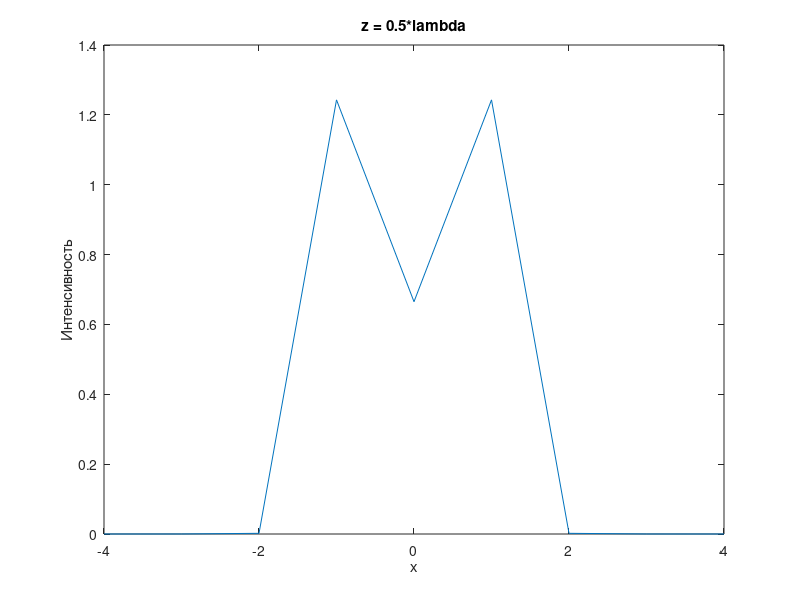
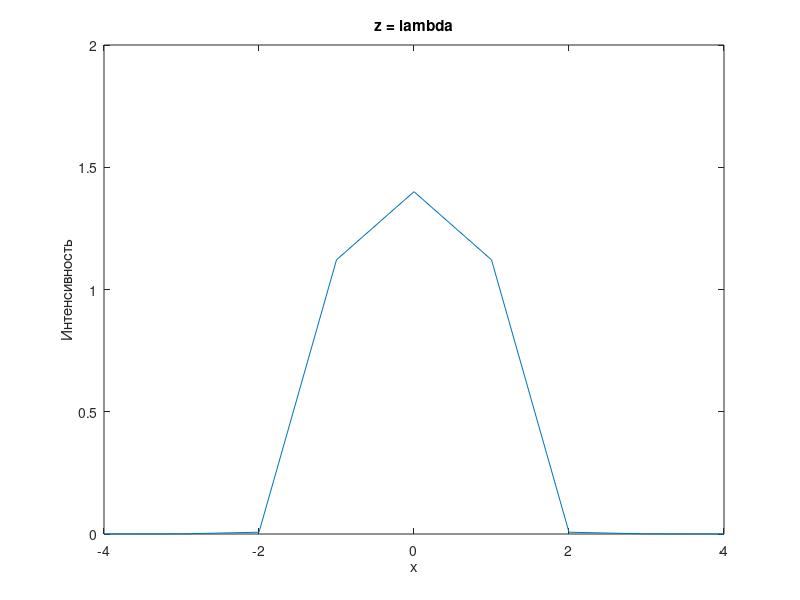
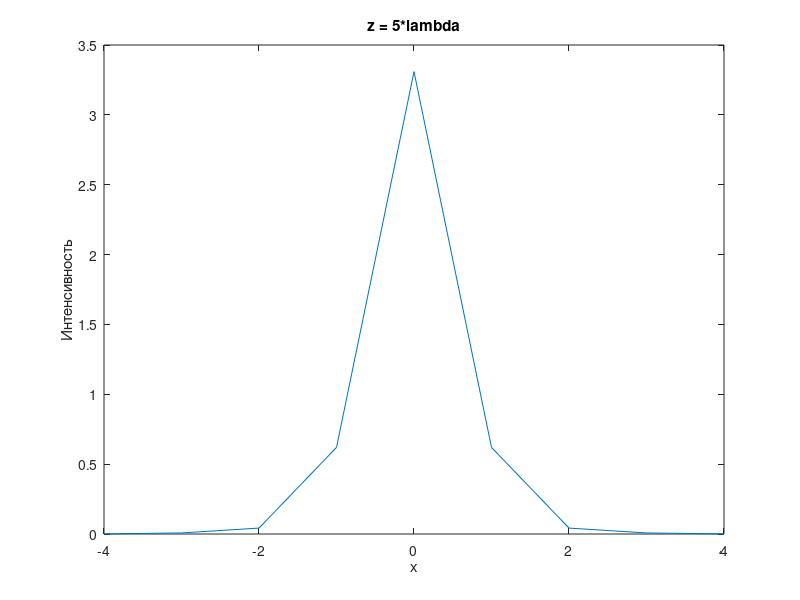
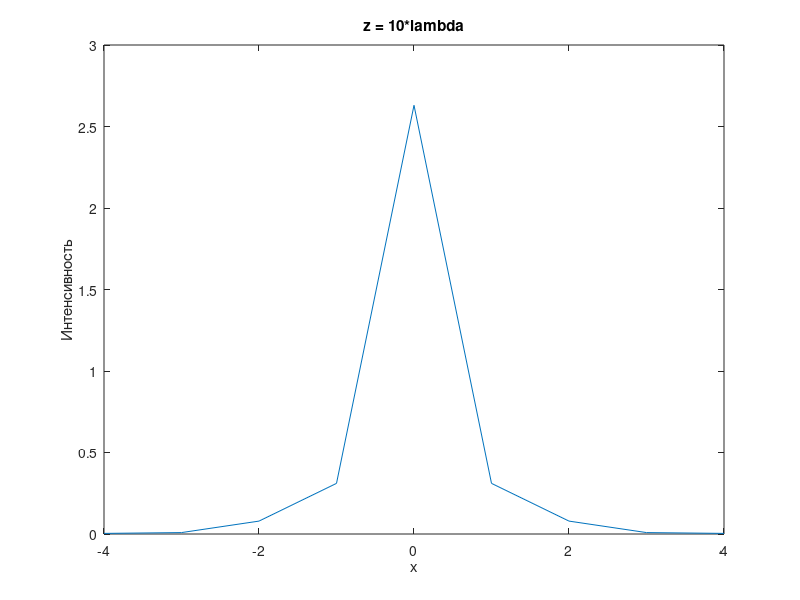

Write the MATLAB code that produced these figures, in order.
close all;
clear all;
coef = 1; #регулировка четкости картинки
lambda = 0.532 * coef; % длина волны
k = (2 * pi)/lambda; % волновое число
window_size = 4; % размер получаемых изображений
R = 2.5 * lambda;
z1 = 0.5*lambda; % расстояния от экрана
z2 = lambda;
z3 = 5*lambda;
z4 = 10*lambda;
z5 = 50*lambda;

% матрицы для результирующих полей
U1 = zeros(2*window_size*coef, 2*window_size*coef);
U2 = zeros(2*window_size*coef, 2*window_size*coef);
U3 = zeros(2*window_size*coef, 2*window_size*coef);
U4 = zeros(2*window_size*coef, 2*window_size*coef);


for i = 1:(2*window_size*coef + 1)
  for j = 1:(2*window_size*coef + 1)

    X = i-(window_size*coef + 1);
    Y = j-(window_size*coef + 1);

    % подынтегральные функции
    int1 = @(x,y) exp(1i*k*z1).*(exp(1i.*k.*(sqrt((X-x).^2+(Y-y).^2+z1.^2)))./((X-x).^2+(Y-y).^2+z1.^2)).*(1+(1i./(k.*sqrt((X-x).^2+(Y-y).^2+z1.^2))));
    int2 = @(x,y) exp(1i*k*z2).*(exp(1i.*k.*(sqrt((X-x).^2+(Y-y).^2+z2.^2)))./((X-x).^2+(Y-y).^2+z2.^2)).*(1+(1i./(k.*sqrt((X-x).^2+(Y-y).^2+z2.^2))));
    int3 = @(x,y) exp(1i*k*z3).*(exp(1i.*k.*(sqrt((X-x).^2+(Y-y).^2+z3.^2)))./((X-x).^2+(Y-y).^2+z3.^2)).*(1+(1i./(k.*sqrt((X-x).^2+(Y-y).^2+z3.^2))));
    int4 = @(x,y) exp(1i*k*z4).*(exp(1i.*k.*(sqrt((X-x).^2+(Y-y).^2+z4.^2)))./((X-x).^2+(Y-y).^2+z4.^2)).*(1+(1i./(k.*sqrt((X-x).^2+(Y-y).^2+z4.^2))));
    int5 = @(x,y) exp(1i*k*z5).*(exp(1i.*k.*(sqrt((X-x).^2+(Y-y).^2+z5.^2)))./((X-x).^2+(Y-y).^2+z5.^2)).*(1+(1i./(k.*sqrt((X-x).^2+(Y-y).^2+z5.^2))));
    % вычисление интегралов Рэлея-Зоммерфельда первого рода
    U1(i,j) = integral2(int1,-R,R, @(j)-sqrt(R^2 - j.^2), @(j)sqrt(R^2 - j.^2));%круглая апертура
    U2(i,j) = integral2(int2,-R,R, @(j)-sqrt(R^2 - j.^2), @(j)sqrt(R^2 - j.^2));
    U3(i,j) = integral2(int3,-R,R, @(j)-sqrt(R^2 - j.^2), @(j)sqrt(R^2 - j.^2));
    U4(i,j) = integral2(int4,-R,R, @(j)-sqrt(R^2 - j.^2), @(j)sqrt(R^2 - j.^2));
    U5(i,j) = integral2(int5,-R,R, @(j)-sqrt(R^2 - j.^2), @(j)sqrt(R^2 - j.^2));
  end
end

U1 = (-(1i*k*z1)/(2*pi)).*U1;
U2 = (-(1i*k*z2)/(2*pi)).*U2;
U3 = (-(1i*k*z3)/(2*pi)).*U3;
U4 = (-(1i*k*z4)/(2*pi)).*U4;
U5 = (-(1i*k*z5)/(2*pi)).*U5;
#вычисляем интенсивность
center_row = round(size(U1, 1) / 2);
intensity = U1(center_row, :) .* conj(U1(center_row, :));
x_axis = linspace(-window_size, window_size, length(intensity));


figure(1);
plot(x_axis, real(intensity));
xlabel('x');
ylabel('Интенсивность');
title('z = 0.5*lambda');


center_row = round(size(U2, 1) / 2);
intensity = U2(center_row, :) .* conj(U2(center_row, :));
x_axis = linspace(-window_size, window_size, length(intensity));

figure(2);
plot(x_axis, real(intensity));
xlabel('x');
ylabel('Интенсивность');
title('z = lambda');


center_row = round(size(U3, 1) / 2);
intensity = U3(center_row, :) .* conj(U3(center_row, :));
x_axis = linspace(-window_size, window_size, length(intensity));

figure(3);
plot(x_axis, real(intensity));
xlabel('x');
ylabel('Интенсивность');
title('z = 5*lambda');


center_row = round(size(U4, 1) / 2);
intensity = U4(center_row, :) .* conj(U4(center_row, :));
x_axis = linspace(-window_size, window_size, length(intensity));

figure(4);
plot(x_axis, real(intensity));
xlabel('x');
ylabel('Интенсивность');
title('z = 10*lambda');


center_row = round(size(U5, 1) / 2);
intensity = U5(center_row, :) .* conj(U5(center_row, :));
x_axis = linspace(-window_size, window_size, length(intensity));

figure(5);
plot(x_axis, real(intensity));
xlabel('x');
ylabel('Интенсивность');
title('z = 50*lambda');

%figure(6);
%plot(r, airy_10);
%xlabel('x');
%ylabel('Интенсивность');
%title('z = 10*lambda (airy)');


%figure(7);
%plot(r, airy_50);
%xlabel('x');
%ylabel('Интенсивность');
%title('z = 50*lambda (airy)');



r = linspace(-window_size, window_size, 100)#распределение
%Дифракция Фраунгофера
airy_10 = (besselj(1, k * 2 * R * r / (2 * z4)) ./ (k * 2 * R * r / (2 * z4))).^2;
airy_50 = (besselj(1, k * 2 * R * r / (2 * z5)) ./ (k * 2 * R * r / (2 * z5))).^2;

% Обработка случая, когда знаменатель равен нулю (в центре)
airy_10(r == 0) = 1;
airy_50(r == 0) = 1;

center_row = round(size(U4, 1) / 2);
intensity = U4(center_row, :) .* conj(U4(center_row, :));
r = linspace(0, 3, length(airy_10));
original_x = linspace(0, 3, length(intensity));
interp_intensity = interp1(original_x, intensity, r, 'linear', 'extrap');
normalized_airy = airy_10 / max(airy_10);
normalized_intensity = interp_intensity / max(interp_intensity);


figure(6);
plot(r, normalized_intensity, 'b', 'DisplayName', 'RS-I');
hold on;
plot(r, normalized_airy, 'r', 'DisplayName', 'Airy');
xlabel('r');
ylabel('Интенсивность');
title('Сравнение интенсивности (RS-1, Airy) при z = 10lambda');
legend show;
% Настройка границ осей
%axis([0, 3, 0, 1]); % [xmin xmax ymin ymax]


center_row = round(size(U5, 1) / 2);
intensity = U5(center_row, :) .* conj(U5(center_row, :));
r = linspace(0, 15, length(airy_50));
original_x = linspace(0, 15, length(intensity));
interp_intensity = interp1(original_x, intensity, r, 'linear', 'extrap');
normalized_airy = airy_50 / max(airy_50);
normalized_intensity = interp_intensity / max(interp_intensity);


figure(7);
plot(r, normalized_intensity, 'b', 'DisplayName', 'RS-I');
hold on;
plot(r, normalized_airy, 'r', 'DisplayName', 'Airy');
xlabel('r');
ylabel('Интенсивность');
title('Сравнение интенсивности (RS-1, Airy) при z = 50lambda');
legend show;
grid on;
axis([0, 15, 0, 1]);


x=-window_size:window_size;
y=-window_size:window_size;
figure(8), imagesc(x,y,U1.*conj(U1)); colorbar; xlabel('\it{x, \mum}'); ylabel('\it{y, \mum}'); set(gca,'YDir','normal'); title('\it{z = \0.5lambda}');
